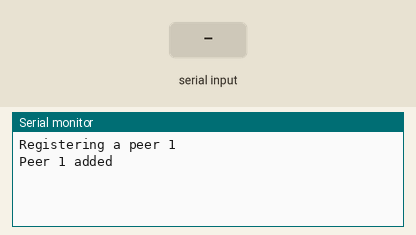
This sketch was run on a simulated ESP32. Shown: the last lines printed to the serial monitor. The inputs (shaded band) are chosen by the test bench.

Above: at 1.2 s.
1.3 s: "1" received over Serial
At 2.5 s:
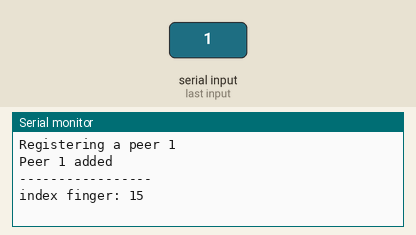
2.8 s: "0" received over Serial
At 3.9 s:
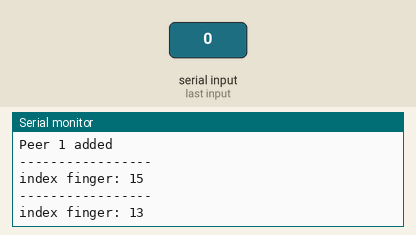
4.3 s: "2" received over Serial
At 5.0 s:
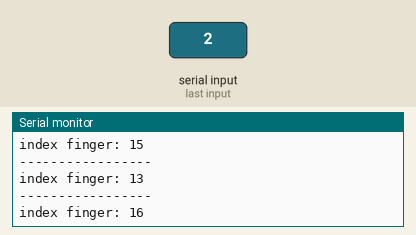

The sketch:

dongle_code.ino
```cpp
#include <Arduino.h>
#include <esp_now.h>
#include <WiFi.h>

// Define ESP8266 Mac address (first peer) C8:C9:A3:26:18:E4
uint8_t mac_peer1[] = { 0xC8, 0xC9, 0xA3, 0x26, 0x18, 0xE4 };

// Define peer info struct for first device
esp_now_peer_info_t peer1;

// Define struct containing force sensed data
typedef struct force_data {
    uint16_t force_sensed_index = 0;
};

// Initialize force_data struct
struct force_data forceData;

// Define variables for raw and received force sensed data
byte raw_value_index = 0;
uint8_t received_value_index = 0;


void setup() {
    // Start serial communication
    Serial.begin(115200);

    // Set device as a Wi-Fi Station
    WiFi.mode(WIFI_STA);

    // Init ESP-NOW
    if (esp_now_init() != ESP_OK) {
        Serial.println("Error initializing ESP-NOW");
        return;
    }

    // Set peer1's address and channel, and disable encryption
    memcpy(peer1.peer_addr, mac_peer1, 6);
    peer1.channel = 1;
    peer1.encrypt = 0;

    // Register peer1
    Serial.println("Registering a peer 1");
    if (esp_now_add_peer(&peer1) == ESP_OK) {
        Serial.println("Peer 1 added");
    }
}


void loop() {
    // Check for available serial data
    if (Serial.available() > 0) {

        // Read raw force sensed data from serial input
        raw_value_index = (byte)(Serial.read());

        // Map raw force sensed values to a range of 0-255
        received_value_index = map((int)(raw_value_index), 36, 255, 0, 255);

        // Store mapped force sensed values in forceData struct
        forceData.force_sensed_index = received_value_index;

        // Send forceData to peer1 using ESP-NOW
        esp_now_send(peer1.peer_addr, (uint8_t *)&forceData, sizeof(forceData));

        // Print force sensed data to serial monitor
        Serial.println("-----------------");
        Serial.print("index finger: ");
        Serial.println(forceData.force_sensed_index);
    }
}
```

Measured:
- after the input at 1.3 s, the serial monitor: prints a new line at once (image 1)
- after the input at 2.8 s, the serial monitor: prints a new line at once (image 2)
- after the input at 4.3 s, the serial monitor: prints a new line at once (image 3)
